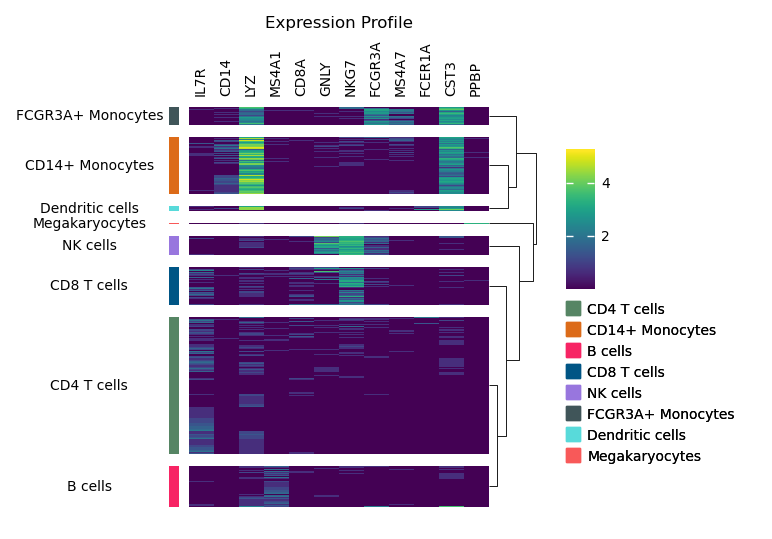

Here is the Python script that generated this plot:
import numpy as np
import scanpy as sc

pbmc = sc.datasets.pbmc3k_processed().raw.to_adata()
'''
print(pbmc)

AnnData object with n_obs × n_vars = 2638 × 13714
    obs: 'n_genes', 'percent_mito', 'n_counts', 'louvain'
    var: 'n_cells'
    uns: 'draw_graph', 'louvain', 'louvain_colors', 'neighbors', 'pca', 'rank_genes_groups'
    obsm: 'X_pca', 'X_tsne', 'X_umap', 'X_draw_graph_fr'
    obsp: 'distances', 'connectivities'

'''


# Define the cells and markers that we want to draw

cell_markers = {
    "CD4 T cells": ["IL7R"],
    "CD14+ Monocytes": ["CD14", "LYZ"],
    "B cells": ["MS4A1"],
    "CD8 T cells": ["CD8A"],
    "NK cells": ["GNLY", "NKG7"],
    "FCGR3A+ Monocytes": ["FCGR3A", "MS4A7"],
    "Dendritic cells": ["FCER1A", "CST3"],
    "Megakaryocytes": ["PPBP"],
}

cells, markers = [], []
for c, ms in cell_markers.items():
    cells += [c] * len(ms)
    markers += ms

uni_cells = list(cell_markers.keys())
cell_colors = [
    "#568564",
    "#DC6B19",
    "#F72464",
    "#005585",
    "#9876DE",
    "#405559",
    "#58DADA",
    "#F85959",
]
cmapper = dict(zip(uni_cells, cell_colors))

# Draw
import marsilea as ma
import marsilea.plotter as mp

exp = pbmc[:, markers].X.toarray()

m = ma.Heatmap(exp, cmap="viridis", height=4, width=3)
# 分组
'''
group_rows(group, order=None, spacing=0.01)
Group rows into chunks

Parameters
:
group
array-like
The group of each row

order
array-like, optional
The order of the unique groups

spacing
float, optional
The spacing between each split chunks, default is 0.01
'''
m.group_rows(pbmc.obs["louvain"], order=uni_cells,spacing=0.03)

# Add to the heatmap
m.add_left(
    mp.Colors(list(pbmc.obs["louvain"]), palette=cmapper),
    size=0.1,
    pad=0.1,
)

m.add_left(mp.Chunk(uni_cells, rotation=0, align="center"))

m.add_top(mp.Labels(markers), pad=0.1)

# 聚类
m.add_dendrogram("right", add_base=False)

# legends
m.add_legends()
# title
m.add_title("Expression Profile")

m.render()

m.save("scanpy_heatmap.png")